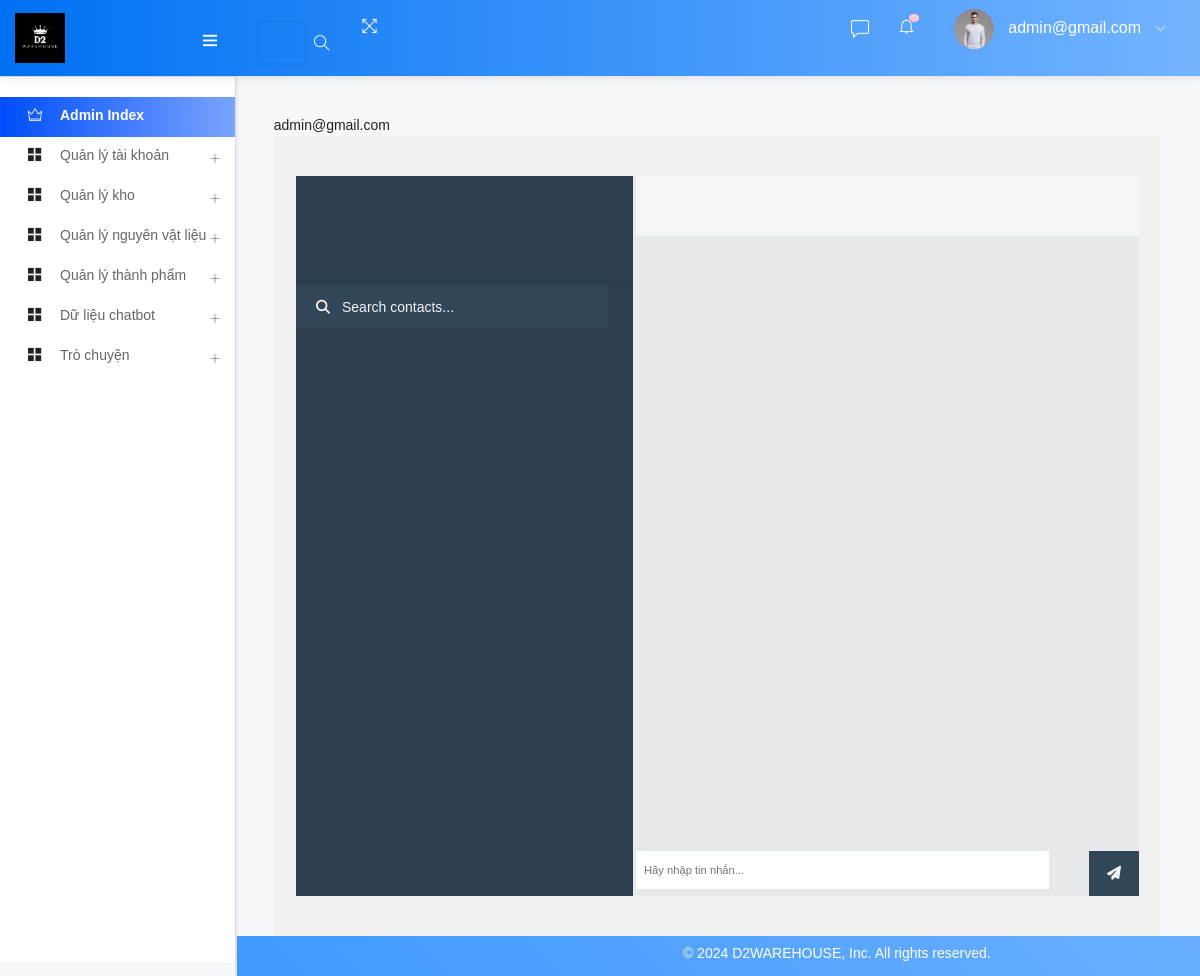
Page /chatapp.php (signed in) on the earlier database version.
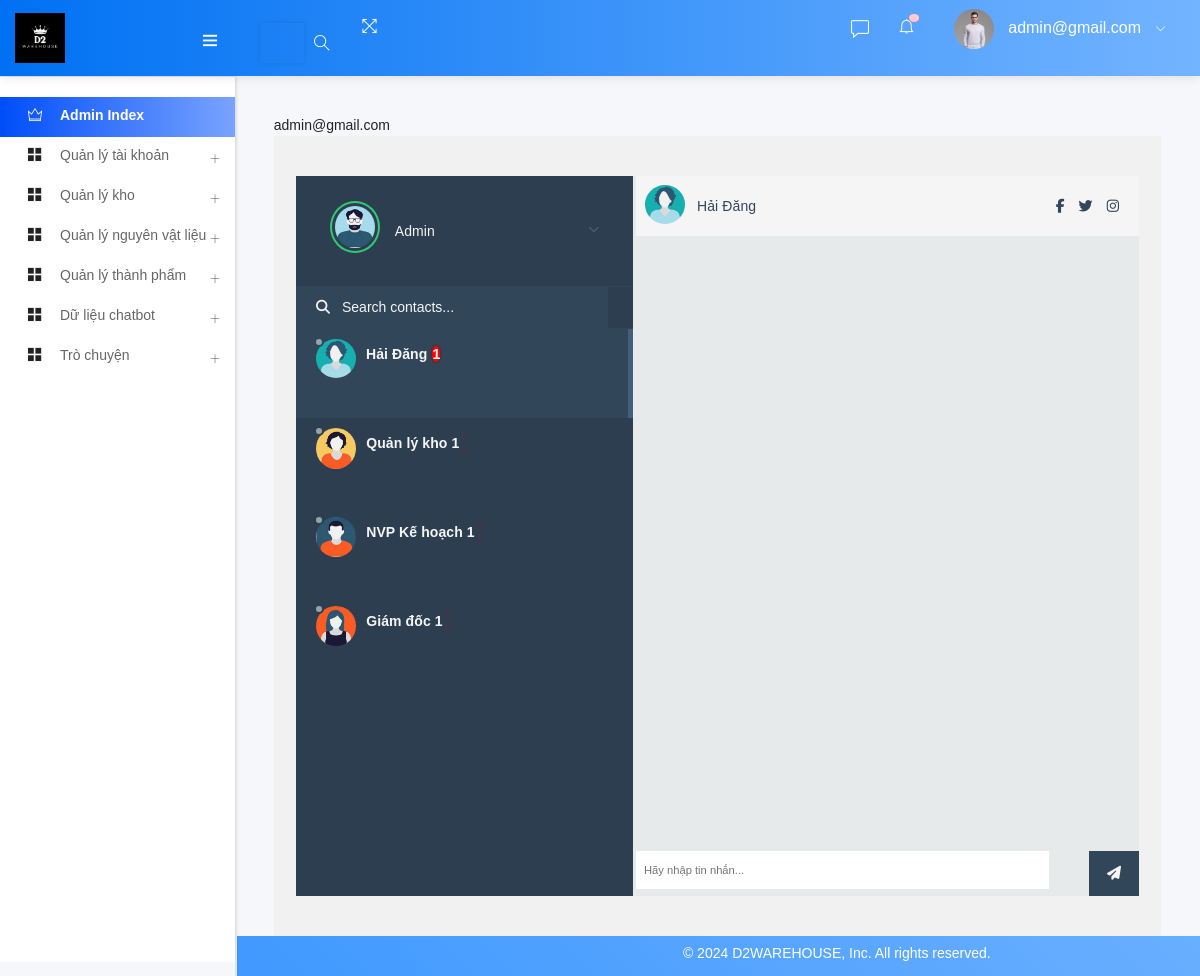
Same page on the later database version.
### tables this page shows
CREATE TABLE `add_logo` (
  `id` int(10) NOT NULL auto_increment,
  `img` varchar(200) NOT NULL,
  PRIMARY KEY  (`id`)
);

CREATE TABLE `chat_users` (
  `userid` int(11) NOT NULL,
  `username` varchar(255) NOT NULL,
  `email` varchar(100) NOT NULL,
  `password` varchar(255) NOT NULL,
  `avatar` varchar(255) NOT NULL,
  `current_session` int(11) NOT NULL,
  `online` int(11) NOT NULL,
  PRIMARY KEY  (`userid`)
);

### chatapp.php (called while the page is built, shortened)
<?php
include("template.php");
?>

### class/adminback.php (called while the page is built, shortened)
<?php
class  adminback
{
    private $connection;
    function __construct()
    {
        $dbhost = "localhost";
        $dbuser = "root";
        $dbpass = "";
        $dbname = "d2warehouse";
        $this->connection = mysqli_connect($dbhost, $dbuser, $dbpass, $dbname);
        mysqli_set_charset($this->connection,'UTF8');
    }
    function display_logo()
    {
        $query = "SELECT * FROM add_logo";
        if (mysqli_query($this->connection, $query)) {
            $pdt_info = mysqli_query($this->connection, $query);
            return $pdt_info;
        }
    }
}

### Chat.php (called while the page is built, shortened)
<?php
class Chat{
    private $host  = 'localhost';
    private $user  = 'root';
    private $password   = "";
    private $database  = "d2warehouse";
    private $chatTable = 'chat';
	private $chatUsersTable = 'chat_users';
	private $dbConnect = false;
    public function __construct(){
        if(!$this->dbConnect){
            $conn = new mysqli($this->host, $this->user, $this->password, $this->database);
            if($conn->connect_error){
                die("Error failed to connect to MySQL: " . $conn->connect_error);
            }else{
                $this->dbConnect = $conn;
            }
        }
    }
	private function getData($sqlQuery) {
		$result = mysqli_query($this->dbConnect, $sqlQuery);
		$data = array();
		while ($row = mysqli_fetch_array($result, MYSQLI_ASSOC)) {
			$data[] = $row;
		}
		return $data;
	}
	private function getNumRows($sqlQuery) {
		$result = mysqli_query($this->dbConnect, $sqlQuery);
		$numRows = mysqli_num_rows($result);
		return $numRows;
	}
	public function chatUsers($userid){
		$sqlQuery = "
			SELECT * FROM ".$this->chatUsersTable."
			WHERE userid != '$userid'";
		return  $this->getData($sqlQuery);
	}
	public function getUserDetails($userid){
		$sqlQuery = "
			SELECT * FROM ".$this->chatUsersTable."
			WHERE userid = '$userid'";
		return  $this->getData($sqlQuery);
	}
	public function getUseridByMail($mail)
	{
		$sqlQuery = "
			SELECT userid FROM ".$this->chatUsersTable."
			WHERE email = '$mail'";
		return  $this->getData($sqlQuery);
	}
	public function getUnreadMessageCount($senderUserid, $recieverUserid) {
		$sqlQuery = "
			SELECT * FROM ".$this->chatTable."
			WHERE sender_userid = '$senderUserid' AND reciever_userid = '$recieverUserid' AND status = '1'";
		$numRows = $this->getNumRows($sqlQuery);
		$output = '';
		if($numRows > 0){
			$output = $numRows;
		}
		return $output;
	}
}
?>

### views/chatapp_view.php (the view, shortened to what the rows shown need)
<?php
if(isset($_SESSION['user_mail'])) {
    $mail = $_SESSION['user_mail'];
    include('Chat.php');
    $chat = new Chat();
    $id = $chat->getUseridByMail($mail);
}
?>
<div class="container_app">
	<br>
		<div class="chatapp">
			<div id="frame_app">
				<div id="sidepanel_app">
					<div id="profile_app">
					<?php
					$loggedUser = $chat->getUserDetails($_SESSION['userid']);
					echo '<div class="wrap">';
					$currentSession = '';
					foreach ($loggedUser as $user) {
						$currentSession = $user['current_session'];
						echo '<img id="profile_app-img" src="assets/images/userpics/'.$user['avatar'].'" class="online" alt="" />';
						echo  '<p>'.$user['username'].'</p>';
							echo '<i class="fa fa-chevron-down expand-button" aria-hidden="true"></i>';
							echo '<div id="expanded">';
							echo '</div>';
					}
					echo '</div>';
					?>
					</div>
					<div id="contacts">
					<?php
					echo '<ul>';
					$chatUsers = $chat->chatUsers($_SESSION['userid']);
					foreach ($chatUsers as $user) {
						$status = 'offline';
						$activeUser = '';
						if($user['userid'] == $currentSession) {
							$activeUser = "active";
						}
						echo '<li id="'.$user['userid'].'" class="contact '.$activeUser.'" data-touserid="'.$user['userid'].'" data-tousername="'.$user['username'].'">';
						echo '<div class="wrap">';
						echo '<span id="status_'.$user['userid'].'" class="contact-status '.$status.'"></span>';
						echo '<img src="assets/images/userpics/'.$user['avatar'].'" alt="" />';
						echo '<div class="meta">';
						echo '<p class="name">'.$user['username'].'<span id="unread_'.$user['userid'].'" class="unread">'.$chat->getUnreadMessageCount($user['userid'], $_SESSION['userid']).'</span></p>';
						echo '<p class="preview"><span id="isTyping_'.$user['userid'].'" class="isTyping"></span></p>';
						echo '</div>';
						echo '</div>';
						echo '</li>';
					}
					echo '</ul>';
					?>
					</div>
				</div>
				<div class="content" id="content">
					<div class="contact-profile_app" id="userSection">
						<?php
						$userDetails = $chat->getUserDetails($currentSession);
						foreach ($userDetails as $user) {
							echo '<img src="../assets/images/userpics/'.$user['avatar'].'" alt="" />';
								echo '<p>'.$user['username'].'</p>';
								echo '<div class="social-media">';
									echo '<i class="fa fa-facebook" aria-hidden="true"></i>';
									echo '<i class="fa fa-twitter" aria-hidden="true"></i>';
									echo '<i class="fa fa-instagram" aria-hidden="true"></i>';
								echo '</div>';
						}
						?>
					</div>
				</div>
			</div>
		</div>
</div>

### includes/headernav.php (shortened to what the rows shown need)
<nav class="navbar header-navbar pcoded-header">
               <div class="navbar-wrapper">
                   <div class="navbar-logo">
                       <a href="index.php">
                      <?php
                       $obj=new adminback();
                       $logo_info = $obj->display_logo();
                       $logo = mysqli_fetch_assoc($logo_info);
                       ?>
                           <img width="50" height="50" src="uploads/<?php echo $logo['img']; ?>" alt="Theme-Logo" />
                       </a>
                   </div>
               </div>
           </nav>

Differences in the rows shown:
added chat_users: avatar (picture), username "Admin"
added chat_users: avatar (picture), username "Hải Đăng", UnreadMessageCount "1"
added chat_users: avatar (picture), username "Quản lý kho 1"
added chat_users: avatar (picture), username "NVP Kế hoạch 1"
added chat_users: avatar (picture), username "Giám đốc 1"
